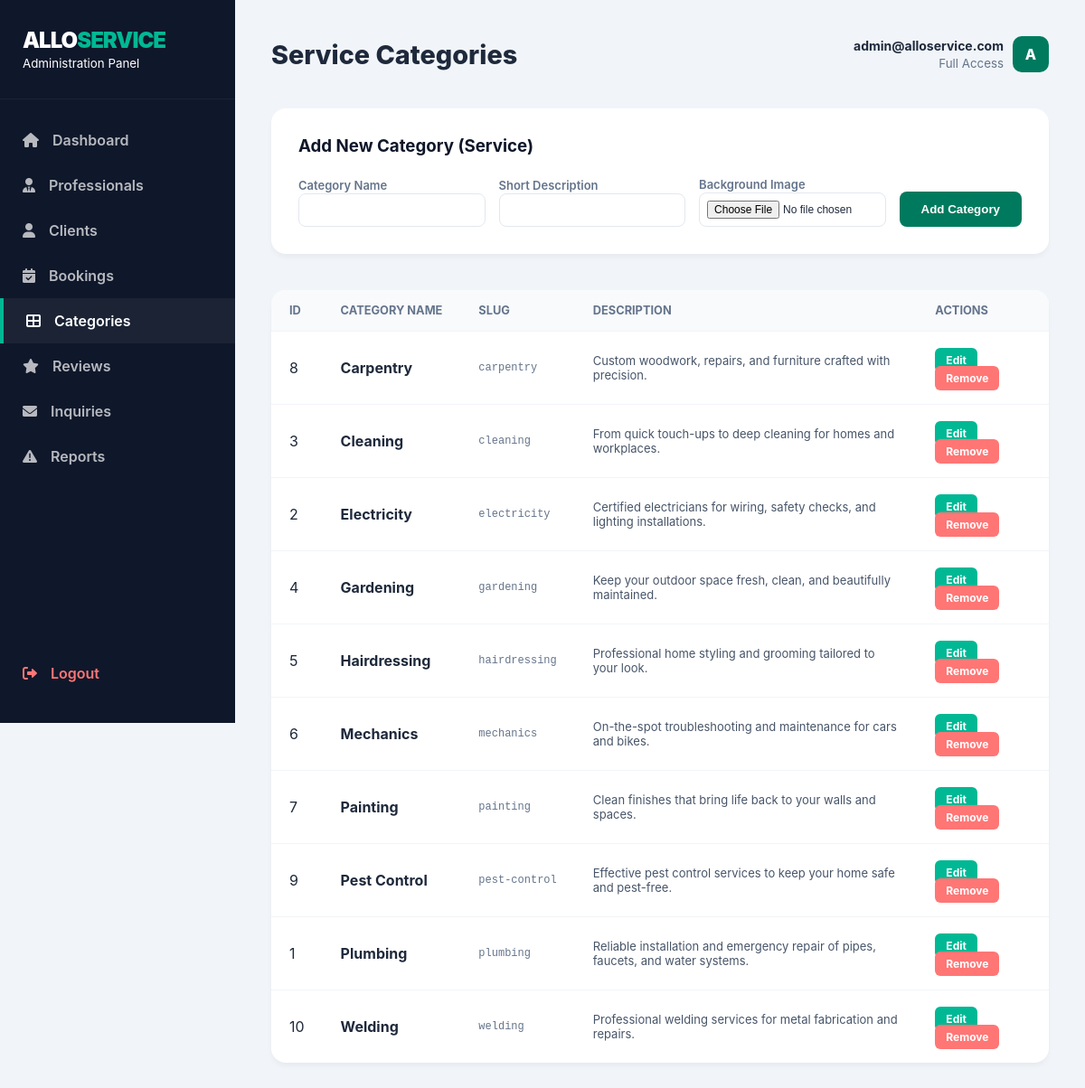
The app's page /admin/admin_categories.php (signed in) with its own data.
### tables this page shows
CREATE TABLE IF NOT EXISTS services (
    id INT AUTO_INCREMENT PRIMARY KEY,
    name VARCHAR(100) NOT NULL,
    slug VARCHAR(100) NOT NULL UNIQUE,
    description TEXT,
    image_path VARCHAR(255),
    base_price DECIMAL(10,2) DEFAULT 0,
    created_at TIMESTAMP DEFAULT CURRENT_TIMESTAMP
);

### admin/admin_categories.php (the view, shortened to what this page needs)
<?php
require_once '../includes/db.php';
$res = $conn->query("SELECT * FROM services ORDER BY name ASC");
$categories = [];
if ($res) {
    while ($row = $res->fetch_assoc()) {
        $categories[] = $row;
    }
}
include 'includes/admin_header.php';
?>
<div class="table-container" style="padding: 30px; margin-bottom: 40px;">
    <h3 style="margin-bottom:20px; color: var(--dark);">Add New Category (Service)</h3>
    <form method="post" enctype="multipart/form-data" style="display: grid; grid-template-columns: 1fr 1fr 1fr auto; gap: 15px; align-items: end;">
        <div>
            <label style="font-size: 13px; font-weight: 600; color: #64748b;">Category Name</label>
            <input type="text" name="name" required style="width: 100%; padding: 10px; border: 1px solid #e2e8f0; border-radius: 8px;">
        </div>
        <div>
            <label style="font-size: 13px; font-weight: 600; color: #64748b;">Short Description</label>
            <input type="text" name="description" style="width: 100%; padding: 10px; border: 1px solid #e2e8f0; border-radius: 8px;">
        </div>
        <div>
            <label style="font-size: 13px; font-weight: 600; color: #64748b;">Background Image</label>
            <input type="file" name="service_image" accept="image/*" style="width: 100%; padding: 8px; border: 1px solid #e2e8f0; border-radius: 8px; font-size: 12px;">
        </div>
        <button type="submit" name="add_category" style="background: var(--primary); color: white; padding: 12px 24px; border: none; border-radius: 8px; font-weight: 700; cursor: pointer;">Add Category</button>
    </form>
</div>
<div class="table-container">
    <table>
        <thead>
            <tr>
                <th>ID</th>
                <th>Category Name</th>
                <th>Slug</th>
                <th>Description</th>
                <th>Actions</th>
            </tr>
        </thead>
        <tbody>
            <?php if (empty($categories)): ?>
                <tr><td colspan="5" style="text-align:center; padding: 20px;">No categories found.</td></tr>
            <?php else: ?>
                <?php foreach ($categories as $cat): ?>
                    <tr>
                        <td><?= $cat['id'] ?></td>
                        <td><strong><?= htmlspecialchars($cat['name']) ?></strong></td>
                        <td style="font-family: monospace; font-size: 12px; color: #64748b;"><?= htmlspecialchars($cat['slug']) ?></td>
                        <td style="font-size: 13px; color: #475569;"><?= htmlspecialchars($cat['description']) ?></td>
                        <td>
                            <a href="admin_edit_category.php?id=<?= $cat['id'] ?>" style="background: var(--secondary); color: white; padding: 6px 12px; border-radius: 6px; text-decoration: none; font-size: 12px; font-weight: bold; margin-right: 5px;">Edit</a>
                            <a href="admin_categories.php?delete=<?= $cat['id'] ?>" style="background: var(--danger); color: white; padding: 6px 12px; border-radius: 6px; text-decoration: none; font-size: 12px; font-weight: bold;" onclick="return confirm('WARNING: Deleting a category might orphan professionals assigned to it. Proceed?');">Remove</a>
                        </td>
                    </tr>
                <?php endforeach; ?>
            <?php endif; ?>
        </tbody>
    </table>
</div>
</div>
</body>
</html>

### admin/includes/admin_header.php (shortened to what this page needs)
<?php
$current_page = basename($_SERVER['PHP_SELF']);
?>
<!DOCTYPE html>
<html lang="en">
<head>
    <link rel="stylesheet" href="assets/css/admin.css?v=1.1">
    <link rel="stylesheet" href="https://cdnjs.cloudflare.com/ajax/libs/font-awesome/6.0.0/css/all.min.css">
</head>
<body>
<div class="sidebar" id="sidebar">
    <div class="sidebar-header">
        <h2>ALLO<span>SERVICE</span></h2>
        <small>Administration Panel</small>
    </div>
    <ul class="nav-links">
        <li>
            <a href="admin_dashboard.php" class="<?= $current_page == 'admin_dashboard.php' ? 'active' : '' ?>">
                <i class="fas fa-home"></i> Dashboard
            </a>
        </li>
        <li>
            <a href="admin_pros.php" class="<?= $current_page == 'admin_pros.php' ? 'active' : '' ?>">
                <i class="fas fa-user-tie"></i> Professionals
            </a>
        </li>
        <li>
            <a href="admin_clients.php" class="<?= $current_page == 'admin_clients.php' ? 'active' : '' ?>">
                <i class="fas fa-user"></i> Clients
            </a>
        </li>
        <li>
            <a href="admin_bookings.php" class="<?= $current_page == 'admin_bookings.php' ? 'active' : '' ?>">
                <i class="fas fa-calendar-check"></i> Bookings
            </a>
        </li>
        <li>
            <a href="admin_categories.php" class="<?= $current_page == 'admin_categories.php' ? 'active' : '' ?>">
                <i class="fas fa-th-large"></i> Categories
            </a>
        </li>
        <li>
            <a href="admin_reviews.php" class="<?= $current_page == 'admin_reviews.php' ? 'active' : '' ?>">
                <i class="fas fa-star"></i> Reviews
            </a>
        </li>
        <li>
            <a href="contacts.php" class="<?= $current_page == 'contacts.php' ? 'active' : '' ?>">
                <i class="fas fa-envelope"></i> Inquiries
            </a>
        </li>
        <li>
            <a href="admin_reports.php" class="<?= $current_page == 'admin_reports.php' ? 'active' : '' ?>">
                <i class="fas fa-exclamation-triangle"></i> Reports
            </a>
        </li>
        <li class="logout-link">
            <a href="../logout.php">
                <i class="fas fa-sign-out-alt"></i> Logout
            </a>
        </li>
    </ul>
</div>
<div class="main-content">
    <div class="admin-header">
        <h1><?php
            switch($current_page) {
                case 'admin_categories.php': echo 'Service Categories'; break;
            }
        ?></h1>
        <div class="admin-profile" style="display:flex; align-items:center; gap:10px;">
            <div style="text-align:right;">
                <p style="font-weight:700; font-size:14px;"><?= $_SESSION['admin_email'] ?? 'Administrator' ?></p>
                <small style="color:#64748b;">Full Access</small>
            </div>
            <div style="width:40px; height:40px; background:var(--primary); color:white; border-radius:10px; display:flex; align-items:center; justify-content:center; font-weight:800;">
                A
            </div>
        </div>
    </div>

### admin/assets/css/admin.css (style rules this page uses)
:root { --primary: #007A5E; --secondary: #00B894; --dark: #0f172a; --light: #f8fafc; --danger: #ff7675; --sidebar-width: 260px; }
* { box-sizing: border-box; margin: 0; padding: 0; }
body { font-family: 'Inter', 'Segoe UI', sans-serif; background: #f1f5f9; color: #1e293b; display: flex; }
.sidebar { width: var(--sidebar-width); height: 100vh; background: var(--dark); color: white; position: fixed; left: 0; top: 0; padding: 30px 0; transition: 0.3s; z-index: 1000; }
.sidebar-header { padding: 0 25px 30px; border-bottom: 1px solid rgba(255,255,255,0.05); margin-bottom: 20px; }
.sidebar-header h2 { font-size: 1.5rem; font-weight: 900; letter-spacing: -1px; }
.sidebar-header span { color: var(--secondary); }
.nav-links { list-style: none; }
.nav-links li a { display: flex; align-items: center; gap: 15px; padding: 15px 25px; color: rgba(255,255,255,0.7); text-decoration: none; transition: 0.3s; font-weight: 600; }
.nav-links li a:hover, .nav-links li a.active { background: rgba(255,255,255,0.05); color: white; border-left: 4px solid var(--secondary); }
.logout-link { position: absolute; bottom: 30px; width: 100%; }
.logout-link a { color: var(--danger) !important; }
.main-content { margin-left: var(--sidebar-width); flex: 1; padding: 40px; transition: 0.3s; min-width: 0; width: 100%; }
.admin-header { display: flex; justify-content: space-between; align-items: center; margin-bottom: 40px; }
.admin-header h1 { font-size: 1.8rem; font-weight: 800; }
.table-container { background: white; border-radius: 16px; overflow-x: auto; box-shadow: 0 4px 6px -1px rgba(0,0,0,0.05); width: 100%; }
table { width: 100%; border-collapse: collapse; }
th { background: #f8fafc; padding: 15px 20px; text-align: left; font-size: 0.8rem; color: #64748b; text-transform: uppercase; white-space: nowrap; }
td { padding: 20px; border-top: 1px solid #f1f5f9; }

### records on screen
services: id "8", name "Carpentry", slug "carpentry", description "Custom woodwork, repairs, and furniture crafted with precision."
services: id "3", name "Cleaning", slug "cleaning", description "From quick touch-ups to deep cleaning for homes and workplaces."
services: id "2", name "Electricity", slug "electricity", description "Certified electricians for wiring, safety checks, and lighting installations."
services: id "4", name "Gardening", slug "gardening", description "Keep your outdoor space fresh, clean, and beautifully maintained."
services: id "5", name "Hairdressing", slug "hairdressing", description "Professional home styling and grooming tailored to your look."
services: id "6", name "Mechanics", slug "mechanics", description "On-the-spot troubleshooting and maintenance for cars and bikes."
services: id "7", name "Painting", slug "painting", description "Clean finishes that bring life back to your walls and spaces."
services: id "9", name "Pest Control", slug "pest-control", description "Effective pest control services to keep your home safe and pest-free."
services: id "1", name "Plumbing", slug "plumbing", description "Reliable installation and emergency repair of pipes, faucets, and water systems."
services: id "10", name "Welding", slug "welding", description "Professional welding services for metal fabrication and repairs."

### other values on screen
$_SESSION['admin_email'] "admin@alloservice.com"
